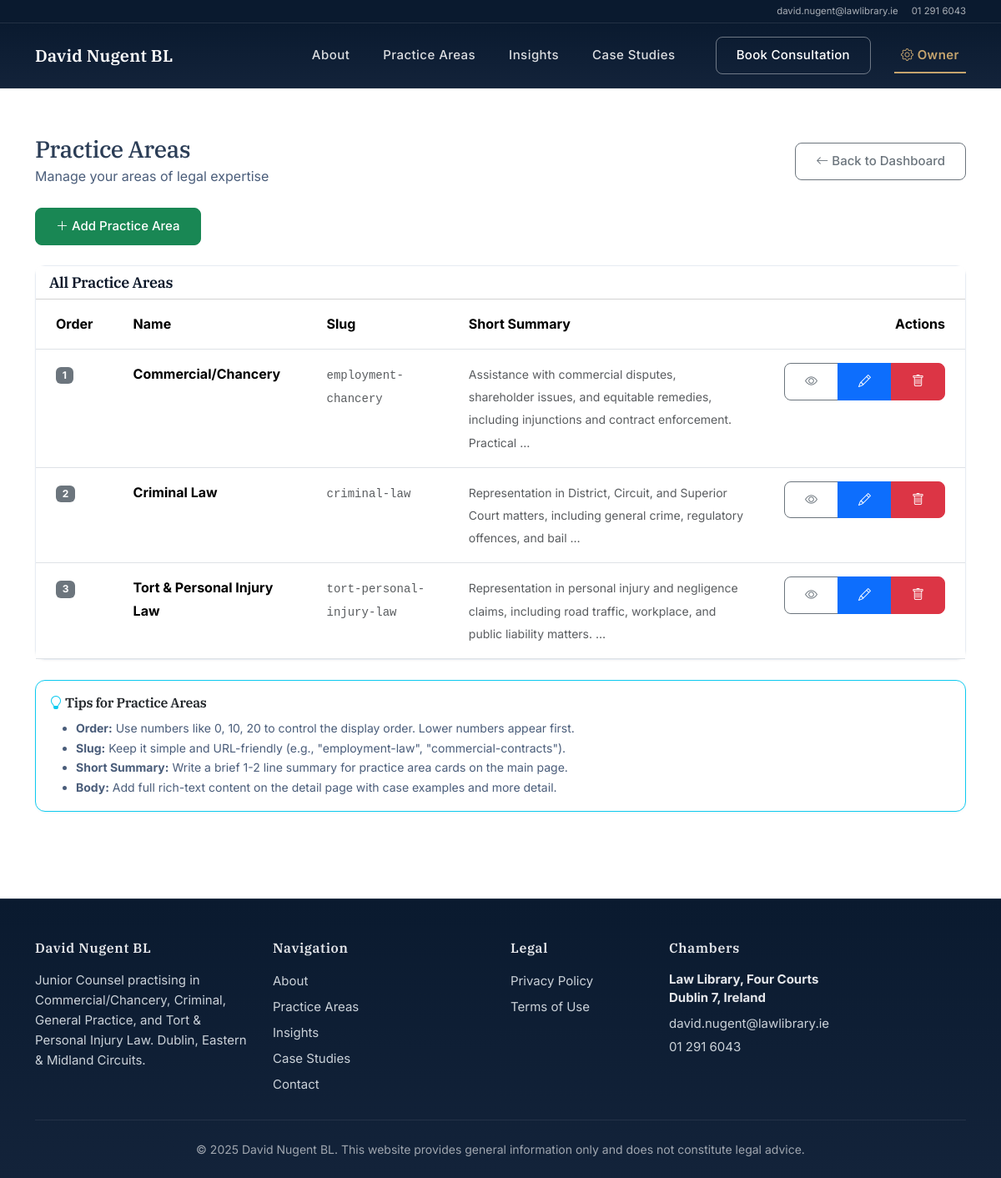
The page /owner/practice-areas/ (signed in) on the database its author committed.
### pages/models.py (models this page shows, shortened)
class PracticeArea(models.Model):
    name = models.CharField(max_length=120)
    slug = models.SlugField(unique=True)
    short_summary = models.CharField(max_length=255, blank=True, help_text="Brief summary for practice area cards (1-2 lines)")
    description = models.TextField(blank=True, help_text="DEPRECATED: Use 'body' field instead")
    body = RichTextField(blank=True, help_text="Full description with formatting for the detail page")
    order = models.PositiveIntegerField(default=0)
    class Meta:
        ordering = ["order", "name"]

### pages/views.py (the view)
# urls.py: path("owner/practice-areas/", views.owner_practice_area_list, name="owner_practice_area_list"),
@login_required
@user_passes_test(is_staff_user, login_url='/')
def owner_practice_area_list(request):
    areas = PracticeArea.objects.all()
    return render(request, "SitePages/owner_practice_area_list.html", {"areas": areas})

### pages/context_processors.py (called while the page is built)
def assistant_enabled(request):
    return {
        'ASSISTANT_ENABLED': settings.ASSISTANT_ENABLED
    }

### pages/views.py (called while the page is built)
def is_staff_user(user):
    return user.is_authenticated and user.is_staff

### Templates/SitePages/owner_practice_area_list.html (shortened to what this page needs)
{% extends "base.html" %}
{% block content %}
<section class="py-5 bg-body">
  <div class="container">
    <div class="d-flex justify-content-between align-items-center mb-4">
      <div>
        <h1 class="h3 mb-1">Practice Areas</h1>
        <p class="text-ink-600 mb-0">Manage your areas of legal expertise</p>
      </div>
      <a href="{% url 'owner_dashboard' %}" class="btn btn-outline-secondary">
        <i class="bi bi-arrow-left"></i> Back to Dashboard
      </a>
    </div>
    <div class="mb-4">
      <a href="{% url 'owner_practice_area_create' %}" class="btn btn-success">
        <i class="bi bi-plus-lg"></i> Add Practice Area
      </a>
    </div>
    <div class="card">
      <div class="card-header bg-white">
        <h5 class="mb-0">All Practice Areas</h5>
      </div>
      <div class="card-body p-0">
        {% if areas %}
          <div class="table-responsive">
            <table class="table table-hover mb-0">
              <thead class="bg-light">
                <tr>
                  <th class="px-4 py-3" style="width: 60px;">Order</th>
                  <th class="px-4 py-3">Name</th>
                  <th class="px-4 py-3">Slug</th>
                  <th class="px-4 py-3">Short Summary</th>
                  <th class="px-4 py-3 text-end">Actions</th>
                </tr>
              </thead>
              <tbody>
                {% for area in areas %}
                  <tr>
                    <td class="px-4 py-3">
                      <span class="badge bg-secondary">{{ area.order }}</span>
                    </td>
                    <td class="px-4 py-3">
                      <strong>{{ area.name }}</strong>
                    </td>
                    <td class="px-4 py-3">
                      <code class="text-muted">{{ area.slug }}</code>
                    </td>
                    <td class="px-4 py-3">
                      <small class="text-muted">{{ area.short_summary|default:"No summary"|truncatewords:15 }}</small>
                    </td>
                    <td class="px-4 py-3 text-end">
                      <div class="btn-group btn-group-sm">
                        <a href="{% url 'practice_area_detail' area.slug %}" class="btn btn-outline-secondary" target="_blank" title="View public page">
                          <i class="bi bi-eye"></i>
                        </a>
                        <a href="{% url 'owner_practice_area_edit' area.pk %}" class="btn btn-primary" title="Edit">
                          <i class="bi bi-pencil"></i>
                        </a>
                        <a href="{% url 'owner_practice_area_delete' area.pk %}" class="btn btn-danger" title="Delete">
                          <i class="bi bi-trash"></i>
                        </a>
                      </div>
                    </td>
                  </tr>
                {% endfor %}
              </tbody>
            </table>
          </div>
        {% endif %}
      </div>
    </div>
    <div class="card mt-4 border-info">
      <div class="card-body">
        <h6 class="card-title">
          <i class="bi bi-lightbulb text-info"></i> Tips for Practice Areas
        </h6>
        <ul class="mb-0 text-ink-600 small">
          <li><strong>Order:</strong> Use numbers like 0, 10, 20 to control the display order. Lower numbers appear first.</li>
          <li><strong>Slug:</strong> Keep it simple and URL-friendly (e.g., "employment-law", "commercial-contracts").</li>
          <li><strong>Short Summary:</strong> Write a brief 1-2 line summary for practice area cards on the main page.</li>
          <li><strong>Body:</strong> Add full rich-text content on the detail page with case examples and more detail.</li>
        </ul>
      </div>
    </div>
  </div>
</section>
{% endblock %}

### static/css/site.css (style rules this page uses)
:root { --navy-900:#0a1628; --navy-800:#0f1f35; --navy-700:#1a2f4a; --navy-600:#264261; --ink-700:#2b3d56; --ink-600:#4a5d7a; --ink-500:#6b7a93; --ink-400:#8b98ae; --cta:#2878e8; --cta-hover:#1a66d1; --bg:#fafbfd; --white:#ffffff; --border-light:#e7ecf3; --border-lighter:#f1f4f8; }
html { scroll-behavior: smooth; }
body { font-family: 'Inter', -apple-system, BlinkMacSystemFont, 'Segoe UI', sans-serif; font-size: 16px; line-height: 1.7; color: var(--ink-700); -webkit-font-smoothing: antialiased; -moz-osx-font-smoothing: grayscale; }
body.bg-body { background: var(--bg); }
h1, h2, h3, h4, h5, h6, .display-1, .display-2, .display-3, .display-4, .display-5, .display-6 { font-family: 'IBM Plex Serif', Georgia, serif; font-weight: 600; letter-spacing: -0.02em; color: var(--navy-900); line-height: 1.3; }
h1 { font-size: 2.25rem; font-weight: 600; }
h5 { font-size: 1.125rem; font-weight: 600; }
h6 { font-size: 1rem; font-weight: 600; }
p { margin-bottom: 1.25rem; line-height: 1.6; }
.text-ink-600 { color: var(--ink-600); }
.btn { font-weight: 500; font-size: 0.9375rem; padding: 0.625rem 1.5rem; border-radius: 0.5rem; transition: all 0.2s ease; }
.py-5 { padding-top: 3.5rem!important; padding-bottom: 3.5rem!important; }
.card { border: 1px solid var(--border-light); border-radius: 0.75rem; box-shadow: 0 1px 3px rgba(0,0,0,.04); }

### rows shown on the page
PracticeArea: order "1", name "Commercial/Chancery", slug "employment-chancery", short_summary "Assistance with commercial disputes, shareholder issues, and equitable remedies, including injunctions and contract enforcement. Practical …"
PracticeArea: order "2", name "Criminal Law", slug "criminal-law", short_summary "Representation in District, Circuit, and Superior Court matters, including general crime, regulatory offences, and bail …"
PracticeArea: order "3", name "Tort & Personal Injury Law", slug "tort-personal-injury-law", short_summary "Representation in personal injury and negligence claims, including road traffic, workplace, and public liability matters. …"
